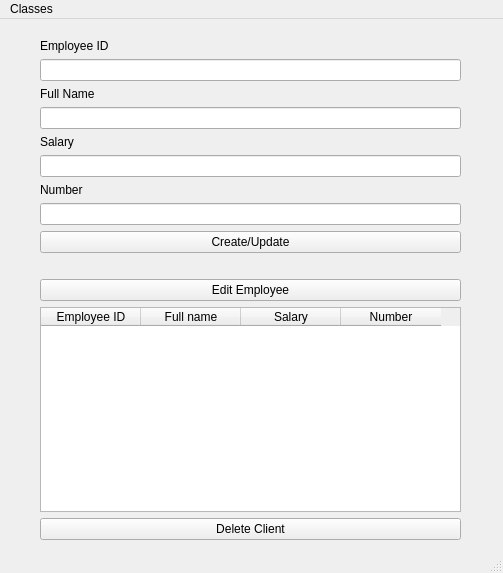
<?xml version="1.0" encoding="UTF-8"?>
<ui version="4.0">
 <class>MainWindow</class>
 <widget class="QMainWindow" name="MainWindow">
  <property name="geometry">
   <rect>
    <x>0</x>
    <y>0</y>
    <width>503</width>
    <height>573</height>
   </rect>
  </property>
  <property name="windowTitle">
   <string>MainWindow</string>
  </property>
  <widget class="QWidget" name="centralwidget">
   <widget class="QWidget" name="gridLayoutWidget">
    <property name="geometry">
     <rect>
      <x>20</x>
      <y>20</y>
      <width>461</width>
      <height>501</height>
     </rect>
    </property>
    <layout class="QGridLayout" name="gridLayout">
     <item row="0" column="1">
      <layout class="QVBoxLayout" name="verticalLayout">
       <item>
        <widget class="QLabel" name="label1">
         <property name="text">
          <string>Employee ID</string>
         </property>
        </widget>
       </item>
       <item>
        <widget class="QLineEdit" name="employee_id"/>
       </item>
       <item>
        <widget class="QLabel" name="label1_2">
         <property name="text">
          <string>Full Name</string>
         </property>
        </widget>
       </item>
       <item>
        <widget class="QLineEdit" name="employee_fullName"/>
       </item>
       <item>
        <widget class="QLabel" name="label1_3">
         <property name="text">
          <string>Salary</string>
         </property>
        </widget>
       </item>
       <item>
        <widget class="QLineEdit" name="employee_salary"/>
       </item>
       <item>
        <widget class="QLabel" name="label1_4">
         <property name="text">
          <string>Number</string>
         </property>
        </widget>
       </item>
       <item>
        <widget class="QLineEdit" name="employee_number"/>
       </item>
       <item>
        <widget class="QPushButton" name="createEmployee">
         <property name="text">
          <string>Create/Update</string>
         </property>
        </widget>
       </item>
       <item>
        <spacer name="horizontalSpacer">
         <property name="orientation">
          <enum>Qt::Horizontal</enum>
         </property>
         <property name="sizeHint" stdset="0">
          <size>
           <width>40</width>
           <height>20</height>
          </size>
         </property>
        </spacer>
       </item>
       <item>
        <widget class="QPushButton" name="editEmployee">
         <property name="text">
          <string>Edit Employee</string>
         </property>
        </widget>
       </item>
       <item>
        <widget class="QTableWidget" name="EmployeesTable">
         <column>
          <property name="text">
           <string>Employee ID</string>
          </property>
         </column>
         <column>
          <property name="text">
           <string>Full name</string>
          </property>
         </column>
         <column>
          <property name="text">
           <string>Salary</string>
          </property>
         </column>
         <column>
          <property name="text">
           <string>Number</string>
          </property>
         </column>
        </widget>
       </item>
       <item>
        <widget class="QPushButton" name="deleteEmployee">
         <property name="text">
          <string>Delete Client</string>
         </property>
        </widget>
       </item>
      </layout>
     </item>
     <item row="0" column="2">
      <spacer name="verticalSpacer_2">
       <property name="orientation">
        <enum>Qt::Vertical</enum>
       </property>
       <property name="sizeHint" stdset="0">
        <size>
         <width>20</width>
         <height>40</height>
        </size>
       </property>
      </spacer>
     </item>
     <item row="0" column="0">
      <spacer name="verticalSpacer">
       <property name="orientation">
        <enum>Qt::Vertical</enum>
       </property>
       <property name="sizeHint" stdset="0">
        <size>
         <width>20</width>
         <height>40</height>
        </size>
       </property>
      </spacer>
     </item>
    </layout>
   </widget>
  </widget>
  <widget class="QMenuBar" name="menubar">
   <property name="geometry">
    <rect>
     <x>0</x>
     <y>0</y>
     <width>503</width>
     <height>21</height>
    </rect>
   </property>
   <widget class="QMenu" name="menuClasses">
    <property name="title">
     <string>Classes</string>
    </property>
    <addaction name="actionClient"/>
    <addaction name="actionProduct"/>
    <addaction name="actionPurchase"/>
   </widget>
   <addaction name="menuClasses"/>
  </widget>
  <widget class="QStatusBar" name="statusbar"/>
  <action name="actionClient">
   <property name="text">
    <string>Client</string>
   </property>
  </action>
  <action name="actionProduct">
   <property name="text">
    <string>Product</string>
   </property>
  </action>
  <action name="actionPurchase">
   <property name="text">
    <string>Purchase</string>
   </property>
  </action>
 </widget>
 <resources/>
 <connections/>
</ui>
